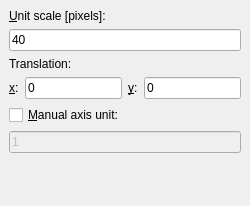
  <widget class="QDockWidget" name="viewDock">
   <property name="sizePolicy">
    <sizepolicy hsizetype="Expanding" vsizetype="Expanding">
     <horstretch>0</horstretch>
     <verstretch>0</verstretch>
    </sizepolicy>
   </property>
   <property name="maximumSize">
    <size>
     <width>250</width>
     <height>524287</height>
    </size>
   </property>
   <property name="windowTitle">
    <string>View properties</string>
   </property>
   <attribute name="dockWidgetArea">
    <number>1</number>
   </attribute>
   <widget class="QWidget" name="vDockWidgetContents">
    <layout class="QVBoxLayout" name="verticalLayout">
     <item>
      <widget class="QLabel" name="unitScaleLabel">
       <property name="text">
        <string>&amp;Unit scale [pixels]:</string>
       </property>
       <property name="buddy">
        <cstring>unitScaleEdit</cstring>
       </property>
      </widget>
     </item>
     <item>
      <widget class="ExpressionLineEdit" name="unitScaleEdit">
       <property name="sizePolicy">
        <sizepolicy hsizetype="Preferred" vsizetype="Fixed">
         <horstretch>0</horstretch>
         <verstretch>0</verstretch>
        </sizepolicy>
       </property>
       <property name="text">
        <string>40</string>
       </property>
      </widget>
     </item>
     <item>
      <widget class="QLabel" name="translationLabel">
       <property name="text">
        <string>Translation:</string>
       </property>
      </widget>
     </item>
     <item>
      <layout class="QHBoxLayout" name="horizontalLayout_8">
       <item>
        <widget class="QLabel" name="txLabel">
         <property name="text">
          <string>&amp;x:</string>
         </property>
         <property name="buddy">
          <cstring>txEdit</cstring>
         </property>
        </widget>
       </item>
       <item>
        <widget class="ExpressionLineEdit" name="txEdit">
         <property name="sizePolicy">
          <sizepolicy hsizetype="Preferred" vsizetype="Fixed">
           <horstretch>0</horstretch>
           <verstretch>0</verstretch>
          </sizepolicy>
         </property>
         <property name="text">
          <string>0</string>
         </property>
        </widget>
       </item>
       <item>
        <widget class="QLabel" name="tyLabel">
         <property name="text">
          <string>&amp;y:</string>
         </property>
         <property name="buddy">
          <cstring>tyEdit</cstring>
         </property>
        </widget>
       </item>
       <item>
        <widget class="ExpressionLineEdit" name="tyEdit">
         <property name="sizePolicy">
          <sizepolicy hsizetype="Preferred" vsizetype="Fixed">
           <horstretch>0</horstretch>
           <verstretch>0</verstretch>
          </sizepolicy>
         </property>
         <property name="text">
          <string>0</string>
         </property>
        </widget>
       </item>
      </layout>
     </item>
     <item>
      <widget class="QCheckBox" name="axisUnitCheckBox">
       <property name="text">
        <string>&amp;Manual axis unit:</string>
       </property>
      </widget>
     </item>
     <item>
      <widget class="ExpressionLineEdit" name="axisUnitEdit">
       <property name="enabled">
        <bool>false</bool>
       </property>
       <property name="sizePolicy">
        <sizepolicy hsizetype="Preferred" vsizetype="Fixed">
         <horstretch>0</horstretch>
         <verstretch>0</verstretch>
        </sizepolicy>
       </property>
       <property name="text">
        <string>1</string>
       </property>
      </widget>
     </item>
     <item>
      <spacer name="verticalSpacer_3">
       <property name="orientation">
        <enum>Qt::Vertical</enum>
       </property>
       <property name="sizeHint" stdset="0">
        <size>
         <width>20</width>
         <height>44</height>
        </size>
       </property>
      </spacer>
     </item>
    </layout>
   </widget>
  </widget>
